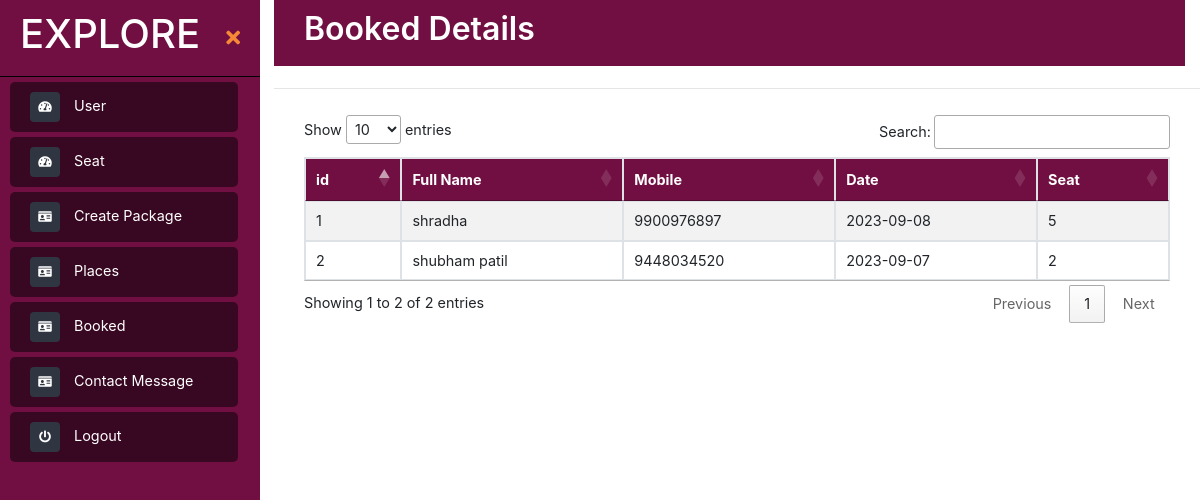
Screenshot of /admin/addmember.php with the database file from the repository.
### tables this page shows
CREATE TABLE `booked` (
  `id` int(10) NOT NULL,
  `date` date NOT NULL,
  `seat` double NOT NULL,
  `status` varchar(30) NOT NULL,
  `userid` int(10) NOT NULL
);

CREATE TABLE `user` (
  `id` int(10) NOT NULL,
  `name` varchar(30) NOT NULL,
  `email` varchar(30) NOT NULL,
  `phone` varchar(12) NOT NULL,
  `gender` varchar(10) NOT NULL,
  `password` varchar(30) NOT NULL
);

### admin/addmember.php (the view, shortened to what this page needs)
<?php include("sidebar.php");
include('../connect.php')
?>
<div class="page-content container-fluid">
    <div class="footer">
        <div class="d-flex justify-content-between">
            <h2 class="text-center" style="font-weight: 600">Booked Details</h2>
        </div>
    </div>
</div>
<main class="page-content">
    <hr />
    <div class="table-responsive" style="overflow-y:scroll; height: 480px;">
        <table class="table table-bordered table-striped bg-white" id="example">
            <thead>
                <tr>
                    <th>id</th>
                    <th>Full Name</th>
                    <th>Mobile</th>
                    <th>Date</th>
                    <th>Seat</th>
                </tr>
            </thead>
            <tbody>
                <?php
                    $sql="SELECT `booked`.*,`user`.`name`,`user`.`phone` FROM `booked`,`user` WHERE `booked`.`id`=`user`.`id` ORDER BY `booked`.`id` DESC";
                    $exc=mysqli_query($conn,$sql);
                    while($row=mysqli_fetch_assoc($exc))
                    {
                        ?>
                            <tr>
                                <td><?php echo $row['id']; ?></td>
                                <td><?php echo $row['name']; ?></td>
                                <td><?php echo $row['phone']; ?></td>
                                <td><?php echo $row['date']; ?></td>
                                <td><?php echo $row['seat']; ?></td>
                            </tr>
                        <?php
                    }
                ?>
            </tbody>
        </table>
    </div>
</main>

### admin/assets/css/style.css (style rules this page uses)
* { margin: 0px; padding: 0px; }
body { font-size: 0.9rem; background-color: #ffffff; }
.page-wrapper .sidebar-wrapper, .sidebar-wrapper .sidebar-brand > a, .sidebar-wrapper .sidebar-dropdown > a:after, .sidebar-wrapper .sidebar-menu .sidebar-dropdown .sidebar-submenu li a:before, .sidebar-wrapper ul li a i, .page-wrapper .page-content, .sidebar-wrapper .sidebar-search input.search-menu, .sidebar-wrapper .sidebar-search .input-group-text, .sidebar-wrapper .sidebar-menu ul li a, #show-sidebar, #close-sidebar { -webkit-transition: all 0.3s ease; -moz-transition: all 0.3s ease; -ms-transition: all 0.3s ease; -o-transition: all 0.3s ease; transition: all 0.3s ease; }
@media screen and (min-width: 768px) { .page-wrapper.toggled .page-content { padding-left: 274px; } }
.page-wrapper .page-content { display: inline-block; width: 100%; padding-left: 10px; padding-top: 0px; }
.page-wrapper .page-content > div { padding: 10px 30px; }
.page-wrapper .page-content { overflow-x: hidden; }
.footer { text-align: center; background-color: rgb(113, 15, 66); color:white; padding: 10px 0px 5px 0px; }

### admin/addmember.php (style rules this page uses)
.table-bordered tr th { background-color: rgb(113, 15, 66); color: white; }

### rows the page displays
booked: id "2", userid.name "shubham patil", userid.phone "9448034520", date "2023-09-07", seat "2"
booked: id "1", userid.name "shradha", userid.phone "9900976897", date "2023-09-08", seat "5"
